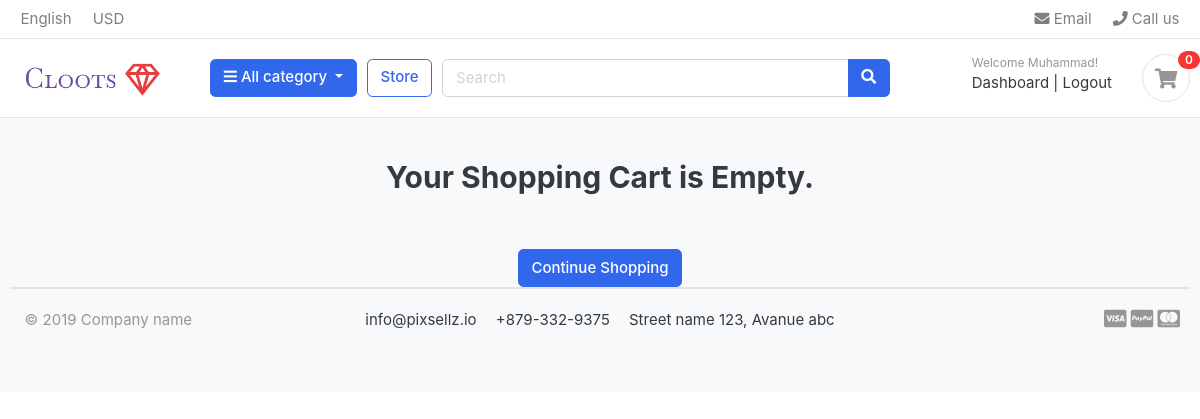
The app's page /cart/ (signed in), older data.
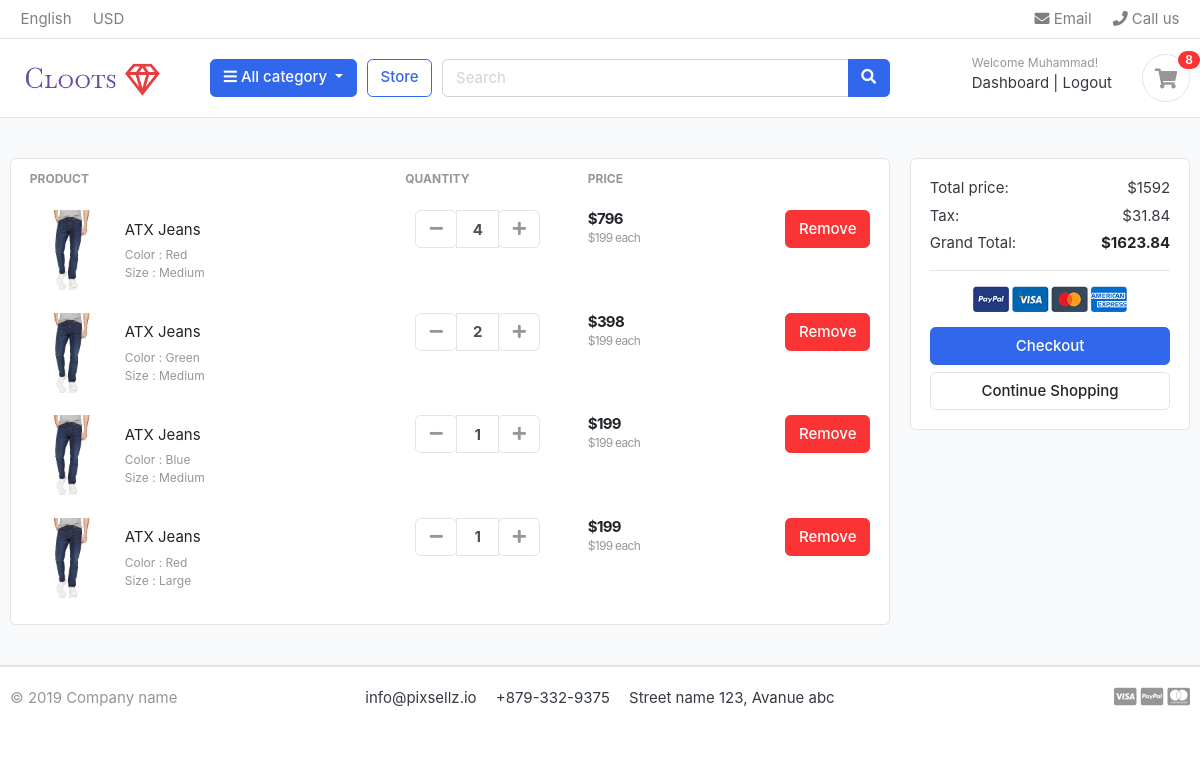
The same page, newer data.
### accounts/models.py (models this page shows, shortened)
class Account(AbstractBaseUser):
    first_name   = models.CharField(max_length=50)
    last_name    = models.CharField(max_length=50)
    username     = models.CharField(max_length=50, unique=True)
    email        = models.EmailField(max_length=100, unique=True)
    phone_number = models.CharField(max_length=50)
    date_joined  = models.DateTimeField(auto_now_add=True)
    last_login   = models.DateTimeField(auto_now_add=True)
    is_admin     = models.BooleanField(default=False)
    is_staff     = models.BooleanField(default=False)
    is_active    = models.BooleanField(default=False)
    is_superadmin    = models.BooleanField(default=False)
    USERNAME_FIELD  = 'email'
    REQUIRED_FIELDS = ['username', 'first_name', 'last_name']
    objects = MyAccountManager()

### carts/models.py (models this page shows, shortened)
class CartItem(models.Model):
    user = models.ForeignKey(Account, on_delete=models.CASCADE, null=True)
    product = models.ForeignKey(Product, on_delete=models.CASCADE)
    variations = models.ManyToManyField(Variation, blank=True)
    product = models.ForeignKey(Product, on_delete=models.CASCADE)
    cart = models.ForeignKey(Cart, on_delete=models.CASCADE, null=True, blank=True)
    quantity= models.IntegerField()
    is_active= models.BooleanField(default=True)
    def sub_total(self):
        return self.product.price*self.quantity

### store/models.py (models this page shows, shortened)
class Product(models.Model):
    product_name   = models.CharField(max_length=200, unique=True)
    slug           = models.SlugField(max_length=200, unique=True)
    description    = models.TextField(max_length=500, blank=True)
    price          = models.IntegerField()
    image          = models.ImageField(upload_to='photos/products')
    stock          = models.IntegerField()
    is_available   = models.BooleanField(default=True)
    category       = models.ForeignKey(Category, on_delete=models.CASCADE)
    created_date   = models.DateTimeField(auto_now_add=True)
    modified_date  = models.DateTimeField(auto_now=True)
    def get_url(self):
       return reverse('product_detail', args=[self.category.slug, self.slug])

class Variation(models.Model):
   product = models.ForeignKey(Product, on_delete=models.CASCADE)
   variation_category = models.CharField(max_length=100 , choices=variation_category_choice)
   variation_value  =   models.CharField(max_length=100)
   is_active =     models.BooleanField(default=True)
   created_date = models.DateTimeField(auto_now=True)
   objects = VariationManager()

### carts/views.py (the view)
# urls.py: path('',views.cart,name='cart'),
def cart(request,total=0, quantity=0, cart_item=None):
    try:
        tax = 0
        grand_total = 0
        if request.user.is_authenticated:
            cart_items= CartItem.objects.filter(user=request.user, is_active=True)
        else:
           cart = Cart.objects.get(cart_id=_cart_id(request))
           cart_items= CartItem.objects.filter(cart=cart, is_active=True)
        for cart_item in cart_items:
            total += (cart_item.product.price*cart_item.quantity)
            quantity += cart_item.quantity
        tax = (2* total/100)
        grand_total = total + tax
    except ObjectDoesNotExist:
        pass
    context ={
        'total':total,
        'quantity':quantity,
        'cart_items':cart_items,
        'tax':tax,
        'grand_total':grand_total
    }
    return render(request,'store/cart.html',context)

### carts/context_processors.py (called while the page is built)
def counter(request):
    cart_count = 0
    if 'admin' in request.path:
        return {}
    else:
        try:
            cart =Cart.objects.filter(cart_id=_cart_id(request))
            if request.user.is_authenticated:
                cart_items = CartItem.objects.all().filter(user= request.user)
            else:
                cart_items = CartItem.objects.all().filter(cart=cart[:1])
            for cart_item in cart_items:
                cart_count += cart_item.quantity
        except Cart.DoesNotExist:
            cart_count = 0
    return dict(cart_count=cart_count)

### carts/views.py (called while the page is built)
def _cart_id(request):
    cart= request.session.session_key
    if not cart:
        cart = request.session.create()
    return cart

### category/context_processors.py (called while the page is built)
def menu_links(request):
    links= Category.objects.all()
    return dict(links=links)

### category/models.py (called while the page is built)
    def get_url(self):
          return reverse('products_by_category', args=[self.slug])

### templates/store/cart.html (shortened to what this page needs)
{% extends "base.html" %}
{% load static %}
{% block content %}
<section class="section-content padding-y bg">
<div class="container">
{% if not cart_items %}
<h2 class="text-center">Your Shopping Cart is Empty.</h2>
<br>
<br>
<div class="text-center">
	<a href="{% url 'store' %}" class="btn btn-primary">Continue Shopping</a>
{% else %}
<div class="row">
	<aside class="col-lg-9">
<div class="card">
<table class="table table-borderless table-shopping-cart">
<thead class="text-muted">
<tr class="small text-uppercase">
  <th scope="col">Product</th>
  <th scope="col" width="120">Quantity</th>
  <th scope="col" width="120">Price</th>
  <th scope="col" class="text-right" width="200"> </th>
</tr>
</thead>
<tbody>
{% for cart_item in cart_items %}
<tr>
	<td>
		<figure class="itemside align-items-center">
			<div class="aside"><img src="{{cart_item.product.image.url}}" class="img-sm"></div>
			<figcaption class="info">
				<a href="{{cart_item.product.get_url }}" class="title text-dark">{{cart_item.product.product_name}}</a>
				<p class="text-muted small">
					{% if cart_item.variations.all %}
					   {% for item in cart_item.variations.all %}
					      {{ item.variation_category | capfirst }} : {{ item.variation_value | capfirst}}<br>
						{% endfor %}
					{% endif %}
				</p>
			</figcaption>
		</figure>
	</td>
	<td>
					<div class="col">
						<div class="input-group input-spinner">
							<div class="input-group-prepend">
							<form action="{% url 'remove_cart' cart_item.product.id cart_item.id %}" method="POST">
							<button  class="btn btn-light" type="submit" id="button-plus"> <i class="fa fa-minus"></i> </button>
							</form>
							</div>
							<input type="text" class="form-control"  value="{{ cart_item.quantity }}">
							<div class="input-group-append">
							<form action="{% url 'add_cart' cart_item.product.id %}" method="POST">
							<button class="btn btn-light" type="submit" id="button-minus"> <i class="fa fa-plus"></i> </button>
							</form>
							</div>
						</div>
					</div>
	</td>
	<td>
		<div class="price-wrap">
			<var class="price">${{cart_item.sub_total}}</var>
			<small class="text-muted"> ${{cart_item.product.price}} each </small>
		</div>
	</td>
	<td class="text-right">
	<a href="{% url 'remove_cart_item' cart_item.product.id cart_item.id %}" onclick="return confirm('Are you sure you want to remove this item from your cart?')" class="btn btn-danger">Remove</a>
	</td>
</tr>
{% endfor %}
</tbody>
</table>
</div>
	</aside>
	<aside class="col-lg-3">
		<div class="card">
		<div class="card-body">
			<dl class="dlist-align">
			  <dt>Total price:</dt>
			  <dd class="text-right">${{total}}</dd>
			</dl>
			<dl class="dlist-align">
			  <dt>Tax:</dt>
			  <dd class="text-right"> ${{tax}}</dd>
			</dl>
			<dl class="dlist-align">
			  <dt>Grand Total:</dt>
			  <dd class="text-right text-dark b"><strong>${{ grand_total }}</strong></dd>
			</dl>
			<hr>
			<p class="text-center mb-3">
				<img src="{% static './images/misc/payments.png' %}" height="26">
			</p>
			<a href="{% url 'checkout' %}" class="btn btn-primary btn-block"> Checkout </a>
			<a href="{% url 'store' %}" class="btn btn-light btn-block">Continue Shopping</a>
		</div>
		</div>
</aside>
</div>
</div>
</section>
{% endif %}
{% endblock  %}

### templates/base.html (shortened to what this page needs)
{% load static %}
<!DOCTYPE HTML>
<html lang="en">
<head>
<link href="{% static 'css/bootstrap.css' %}" rel="stylesheet" type="text/css"/>
<link href="{% static 'fonts/fontawesome/css/all.min.css' %}" type="text/css" rel="stylesheet">
<link href="{% static 'css/ui.css' %}" rel="stylesheet" type="text/css"/>
<link href="{% static 'css/responsive.css' %}" rel="stylesheet" media="only screen and (max-width: 1200px)" />
</head>
<body>
{% include 'includes/navbar.html' %}
{% block content %}
{% endblock %}
{% include 'includes/footer.html' %}

### templates/includes/navbar.html (shortened to what this page needs)
{% load static %}
<header class="section-header">
  <nav class="navbar p-md-0 navbar-expand-sm navbar-light border-bottom">
    <div class="container">
      <div class="collapse navbar-collapse" id="navbarTop4">
        <ul class="navbar-nav mr-auto">
          <li class="nav-item dropdown">
            <a href="#" class="nav-link"> English </a>
          </li>
          <li class="nav-item dropdown">
            <a href="#" class="nav-link"> USD </a>
          </li>
        </ul>
        <ul class="navbar-nav">
          <li>
            <a href="#" class="nav-link">
              <i class="fa fa-envelope"></i> Email
            </a>
          </li>
          <li>
            <a href="#" class="nav-link">
              <i class="fa fa-phone"></i> Call us
            </a>
          </li>
        </ul>
      </div>
    </div>
  </nav>
  <section class="header-main border-bottom">
    <div class="container">
      <div class="row align-items-center">
        <div class="col-lg-2 col-md-3 col-6">
          <a href="{% url 'home' %}" class="brand-wrap">
            <img class="logo" src="{% static 'images/logo.png' %}" />
          </a>
        </div>
        <div class="col-lg col-sm col-md col-6 flex-grow-0">
          <div class="category-wrap dropdown d-inline-block float-right">
            <button
              type="button"
              class="btn btn-primary dropdown-toggle"
              data-toggle="dropdown"
            >
              <i class="fa fa-bars"></i> All category
            </button>
          </div>
        </div>
        <a href="{% url 'store' %}" class="btn btn-outline-primary">Store</a>
        <div class="col-lg col-md-6 col-sm-12 col">
          <form action="{% url 'search' %}" class="search" method="GET">
            <div class="input-group w-100">
              <input
                type="text"
                class="form-control"
                style="width: 60%"
                placeholder="Search"
                name="keyword"
              />
              <div class="input-group-append">
                <button class="btn btn-primary" type="submit">
                  <i class="fa fa-search"></i>
                </button>
              </div>
            </div>
          </form>
        </div>
        <div class="col-lg-3 col-sm-6 col-8 order-2 order-lg-3">
          <div class="d-flex justify-content-end mb-3 mb-lg-0">
            {% if user.is_authenticated %}
            <div class="widget-header">
              <small class="title text-muted"
                >Welcome {{ user.first_name }}!</small
              >
              <div>
                <a href="{% url 'dashboard' %}">Dashboard</a><span class="dark-transp"> | </span>
                <a href="{% url 'logout' %}">Logout</a>
              </div>
            </div>
            {% endif %}
            <a href="{% url 'cart' %}" class="widget-header pl-3 ml-3">
              <div class="icon icon-sm rounded-circle border">
                <i class="fa fa-shopping-cart"></i>
              </div>
              <span class="badge badge-pill badge-danger notify"
                >{{cart_count}}</span
              >
            </a>
          </div>
        </div>
      </div>
    </div>
  </section>
</header>

### templates/includes/footer.html
<footer class="section-footer border-top">
	<div class="container">
		<section class="footer-bottom border-top row">
			<div class="col-md-2">
				<p class="text-muted"> &copy 2019 Company name </p>
			</div>
			<div class="col-md-8 text-md-center">
				<span  class="px-2">info@pixsellz.io</span>
				<span  class="px-2">+879-332-9375</span>
				<span  class="px-2">Street name 123, Avanue abc</span>
			</div>
			<div class="col-md-2 text-md-right text-muted">
				<i class="fab fa-lg fa-cc-visa"></i>
				<i class="fab fa-lg fa-cc-paypal"></i>
				<i class="fab fa-lg fa-cc-mastercard"></i>
			</div>
		</section>
	</div>
</footer>

### static/css/ui.css (style rules this page uses)
html { font-family: "Inter", sans-serif; font-size: 15px; }
.price-wrap { letter-spacing: -0.7px; }
.icon-xs, .icon-sm, .icon-md, .icon-lg { display: inline-block; text-align: center; flex-shrink: 0; flex-grow: 0; }
.icon-sm { width: 48px; height: 48px; line-height: 48px !important; font-size: 20px; }
.img-xs, .img-sm, .img-md, .img-lg { -o-object-fit: cover; object-fit: cover; flex-shrink: 0; flex-grow: 0; }
.img-sm { width: 80px; height: 80px; }
.padding-y { padding-top: 40px; padding-bottom: 40px; }
var { font-style: normal; }
figure { margin-bottom: 0; }
.bg { background-color: #f8f9fa; }
.b { font-weight: 600; }
p:last-child { margin-bottom: 0; }
.header-main { position: relative; padding-top: 1rem; padding-bottom: 1rem; }
.brand-wrap .logo, .navbar-brand .logo { margin-right: 7px; max-height: 42px; display: inline-block; }
.widget-header { display: inline-block; vertical-align: middle; position: relative; }
.widget-header a { color: #343a40; }
.widget-header i { color: #969696; }
.widget-header .title { display: block; }
.widget-header .notify { position: absolute; top: -3px; right: -10px; }
.footer-bottom { padding-top: 20px; padding-bottom: 20px; }
.btn-light { background-color: #fff; border-color: #e4e4e4; }
.btn-light i { color: #969696; }
.itemside { position: relative; display: flex; width: 100%; }
.itemside .aside { position: relative; flex-shrink: 0; }
.itemside .info { padding-left: 15px; padding-right: 7px; }
.itemside p { margin-bottom: 0; }
.itemside .title { display: block; margin-bottom: 5px; color: #212529; }
[class*=dlist-] { margin-bottom: 5px; }
[class*=dlist-] dd { margin-bottom: 0; }
.dlist-align { display: flex; }
.dlist-align dt { width: 150px; word-wrap: break-word; font-weight: normal; }
.dlist-align dd { flex-grow: 1; }
.notify { position: absolute; top: -4px; right: -10px; display: inline-block; padding: 0.25em 0.6em; font-size: 12px; line-height: 1; text-align: center; border-radius: 3rem; color: #fff; background-color: #fa3434; }
.price { font-weight: 600; color: #212529; }
.input-spinner { width: 125px; flex-wrap: nowrap; display: inline-flex; vertical-align: middle; }
.input-spinner input.form-control { text-align: center; max-width: 46px; font-weight: bold; flex-basis: 46px; border-color: #e4e4e4; flex-grow: 0; }
.input-spinner .btn { width: 42px; text-align: center; padding-left: 0.5rem; padding-right: 0.5rem; }
.table-shopping-cart.table td, .table-shopping-cart.table th { padding-left: 1.25rem; padding-right: 1.25rem; }
.table-shopping-cart .price-wrap { line-height: 1.2; }
.table-shopping-cart .price { font-weight: bold; margin-right: 5px; display: block; }

Row changes from the older to the newer data that the page shows:
added CartItem: product.image (picture), product.product_name "ATX Jeans", quantity "4", sub_total "796", product.price "199"
now on this page (row unchanged): Variation: variation_category "Color", variation_value "Red"
now on this page (row unchanged): Variation: variation_category "Size", variation_value "Medium"
added CartItem: product.image (picture), product.product_name "ATX Jeans", quantity "2", sub_total "398", product.price "199"
now on this page (row unchanged): Variation: variation_category "Color", variation_value "Green", shown under "ATX Jeans"
added CartItem: product.image (picture), product.product_name "ATX Jeans", quantity "1", sub_total "199", product.price "199"
now on this page (row unchanged): Variation: variation_category "Color", variation_value "Blue", shown under "ATX Jeans"
added CartItem: product.image (picture), product.product_name "ATX Jeans", quantity "1", sub_total "199", product.price "199"
now on this page (row unchanged): Variation: variation_category "Size", variation_value "Large", shown under "ATX Jeans"
Text that changed along with them:
{{ cart_count }}: "0" → "8"
{{ total }}: (not shown) → "1592"
{{ tax }}: (not shown) → "31.84"
{{ grand_total }}: (not shown) → "1623.84"
text no longer shown: "Your Shopping Cart is Empty."
text now shown: "PRODUCT QUANTITY PRICE Total price: $ Tax: $ Grand Total: $ Checkout"
